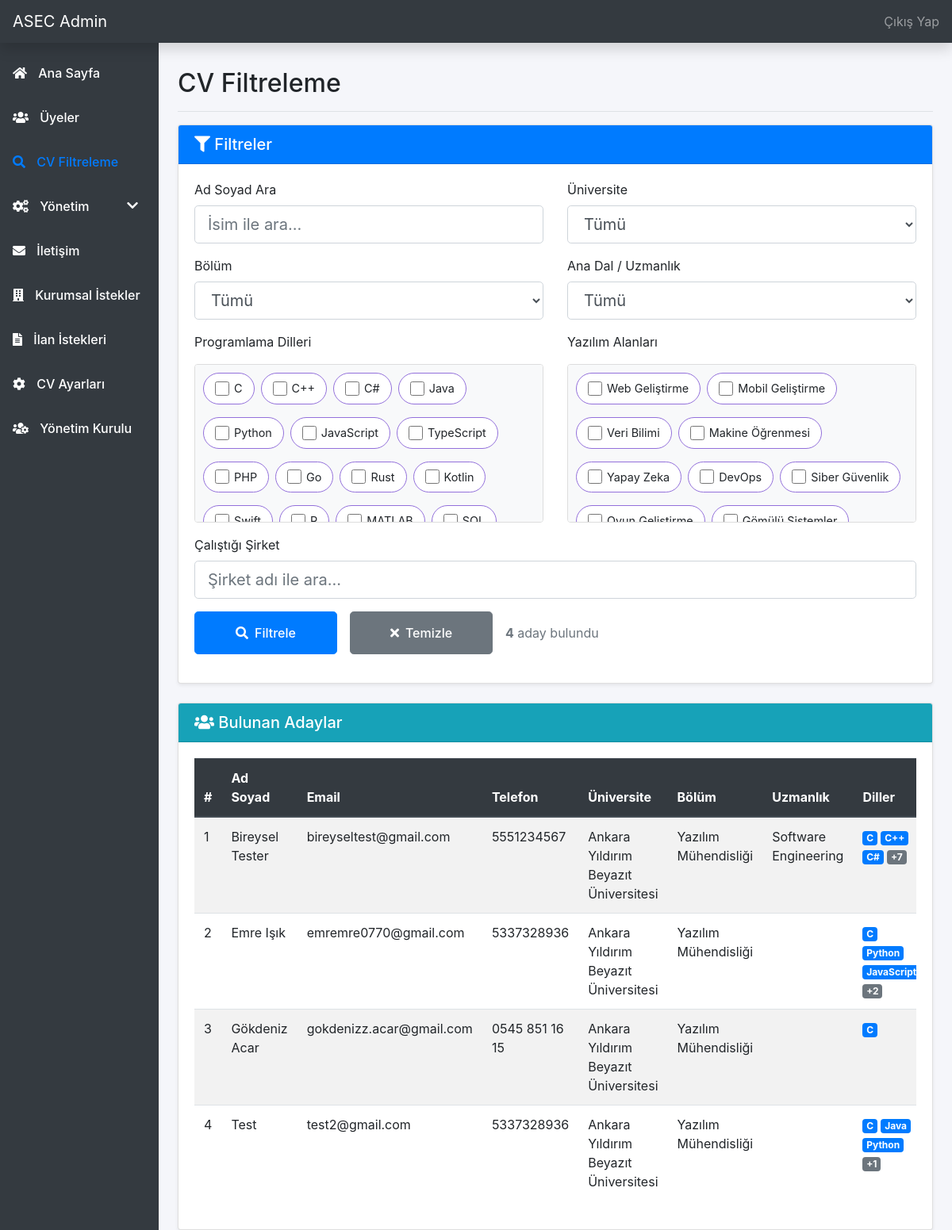
Screenshot of /admin/cv-filtrele.php (signed in) with the database file from the repository.
### tables this page shows
CREATE TABLE `users` (
  `id` int NOT NULL AUTO_INCREMENT,
  `name` varchar(100) NOT NULL,
  `phone` varchar(30) NOT NULL,
  `email` varchar(120) NOT NULL,
  `university` varchar(100) NOT NULL,
  `department` varchar(100) NOT NULL,
  `class` varchar(20) NOT NULL,
  `password` varchar(255) NOT NULL,
  `created_at` timestamp NOT NULL DEFAULT CURRENT_TIMESTAMP,
  `cv` varchar(255) DEFAULT NULL,
  `avatar` varchar(255) DEFAULT NULL,
  `birthdate` date DEFAULT NULL,
  `address` varchar(255) DEFAULT NULL,
  `bio` text,
  `instagram` varchar(120) DEFAULT NULL,
  `linkedin` varchar(120) DEFAULT NULL,
  `achievements` text,
  PRIMARY KEY (`id`),
  UNIQUE KEY `email` (`email`)
);

### src/admin/cv-filtrele.php (the view, shortened to what this page needs)
<?php
require_once '../db.php';
$pdo->exec('CREATE TABLE IF NOT EXISTS user_cv_profiles (
    id INT AUTO_INCREMENT PRIMARY KEY,
    user_id INT NOT NULL,
    major VARCHAR(255) DEFAULT NULL,
    languages TEXT DEFAULT NULL,
    software_fields TEXT DEFAULT NULL,
    companies TEXT DEFAULT NULL,
    cv_filename VARCHAR(255) DEFAULT NULL,
    created_at TIMESTAMP DEFAULT CURRENT_TIMESTAMP,
    updated_at TIMESTAMP DEFAULT CURRENT_TIMESTAMP ON UPDATE CURRENT_TIMESTAMP,
    UNIQUE KEY uniq_user (user_id)
) ENGINE=InnoDB DEFAULT CHARSET=utf8mb4 COLLATE=utf8mb4_unicode_ci');
$pdo->exec('CREATE TABLE IF NOT EXISTS cv_options (
    id INT AUTO_INCREMENT PRIMARY KEY,
    type ENUM("language", "software_field") NOT NULL,
    name VARCHAR(255) NOT NULL,
    display_order INT DEFAULT 0,
    is_active TINYINT(1) DEFAULT 1,
    created_at TIMESTAMP DEFAULT CURRENT_TIMESTAMP,
    updated_at TIMESTAMP DEFAULT CURRENT_TIMESTAMP ON UPDATE CURRENT_TIMESTAMP,
    UNIQUE KEY unique_type_name (type, name),
    INDEX idx_type (type),
    INDEX idx_display_order (display_order)
) ENGINE=InnoDB DEFAULT CHARSET=utf8mb4 COLLATE=utf8mb4_unicode_ci');
$languageOptions = $pdo->query('SELECT name FROM cv_options WHERE type = "language" AND is_active = 1 ORDER BY display_order ASC, name ASC')->fetchAll(PDO::FETCH_COLUMN);
$softwareFieldOptions = $pdo->query('SELECT name FROM cv_options WHERE type = "software_field" AND is_active = 1 ORDER BY display_order ASC, name ASC')->fetchAll(PDO::FETCH_COLUMN);
$selectedLanguages = $_GET['languages'] ?? [];
$selectedSoftwareFields = $_GET['software_fields'] ?? [];
$selectedCompany = trim($_GET['company'] ?? '');
$searchName = trim($_GET['search_name'] ?? '');
$whereConditions = [];
$params = [];
$whereConditions[] = "cv.cv_filename IS NOT NULL AND cv.cv_filename != ''";
$whereClause = !empty($whereConditions) ? "WHERE " . implode(" AND ", $whereConditions) : "";
$sql = "SELECT DISTINCT u.id, u.name, u.email, u.phone, u.university, u.department, u.class,
               u.linkedin, u.instagram, u.bio, u.achievements,
               cv.major, cv.languages, cv.software_fields, cv.companies, cv.cv_filename
        FROM users u
        INNER JOIN user_cv_profiles cv ON u.id = cv.user_id
        $whereClause
        ORDER BY u.name ASC";
$stmt = $pdo->prepare($sql);
$stmt->execute($params);
$candidates = $stmt->fetchAll();
?>
<?php include 'admin-header.php'; ?>
<?php include 'sidebar.php'; ?>
<main class="container-fluid">
    <div class="row">
        <div class="col-md-9 ml-sm-auto col-lg-10 px-md-4">
            <div class="d-flex justify-content-between flex-wrap flex-md-nowrap align-items-center pt-3 pb-2 mb-3 border-bottom">
                <h1 class="h2">CV Filtreleme</h1>
            </div>
            <div class="card shadow-sm mb-4">
                <div class="card-header bg-primary text-white">
                    <h5 class="mb-0"><i class="fas fa-filter"></i> Filtreler</h5>
                </div>
                <div class="card-body">
                    <form method="get" action="cv-filtrele.php">
                        <div class="row">
                            <div class="col-12 col-md-6 mb-3">
                                <label for="search_name">Ad Soyad Ara</label>
                                <input type="text" class="form-control form-control-lg" id="search_name" name="search_name"
                                       value="<?= htmlspecialchars($searchName) ?>" placeholder="İsim ile ara...">
                            </div>
                            <div class="col-12 col-md-6 mb-3">
                                <label for="university">Üniversite</label>
                                <select class="form-control form-control-lg" id="university" name="university">
                                    <option value="">Tümü</option>
                                </select>
                            </div>
                        </div>
                        <div class="row">
                            <div class="col-12 col-md-6 mb-3">
                                <label for="department">Bölüm</label>
                                <select class="form-control form-control-lg" id="department" name="department">
                                    <option value="">Tümü</option>
                                </select>
                            </div>
                            <div class="col-12 col-md-6 mb-3">
                                <label for="major">Ana Dal / Uzmanlık</label>
                                <select class="form-control form-control-lg" id="major" name="major">
                                    <option value="">Tümü</option>
                                </select>
                            </div>
                        </div>
                        <div class="row">
                            <div class="col-12 col-md-6 mb-3">
                                <label>Programlama Dilleri</label>
                                <div class="filter-chips">
                                    <?php foreach($languageOptions as $lang): ?>
                                        <label class="filter-chip">
                                            <input type="checkbox" name="languages[]" value="<?= htmlspecialchars($lang) ?>"
                                                   <?= in_array($lang, $selectedLanguages) ? 'checked' : '' ?>>
                                            <span><?= htmlspecialchars($lang) ?></span>
                                        </label>
                                    <?php endforeach; ?>
                                </div>
                            </div>
                            <div class="col-12 col-md-6 mb-3">
                                <label>Yazılım Alanları</label>
                                <div class="filter-chips">
                                    <?php foreach($softwareFieldOptions as $field): ?>
                                        <label class="filter-chip">
                                            <input type="checkbox" name="software_fields[]" value="<?= htmlspecialchars($field) ?>"
                                                   <?= in_array($field, $selectedSoftwareFields) ? 'checked' : '' ?>>
                                            <span><?= htmlspecialchars($field) ?></span>
                                        </label>
                                    <?php endforeach; ?>
                                </div>
                            </div>
                        </div>
                        <div class="row">
                            <div class="col-12 mb-3">
                                <label for="company">Çalıştığı Şirket</label>
                                <input type="text" class="form-control form-control-lg" id="company" name="company"
                                       value="<?= htmlspecialchars($selectedCompany) ?>" placeholder="Şirket adı ile ara...">
                            </div>
                        </div>
                        <div class="form-group d-flex flex-column flex-md-row align-items-md-center" style="gap: 16px;">
                            <button type="submit" class="btn btn-primary btn-lg" style="min-width: 180px; min-height: 54px; flex: 0 0 auto;">
                                <i class="fas fa-search mr-2"></i>Filtrele
                            </button>
                            <a href="cv-filtrele.php" class="btn btn-secondary btn-lg" style="min-width: 180px; min-height: 54px; flex: 0 0 auto;">
                                <i class="fas fa-times mr-2"></i>Temizle
                            </a>
                            <span class="text-muted text-center text-md-left mt-2 mt-md-0" style="flex: 1;">
                                <strong><?= count($candidates) ?></strong> aday bulundu
                            </span>
                        </div>
                    </form>
                </div>
            </div>
            <div class="card shadow-sm">
                <div class="card-header bg-info text-white">
                    <h5 class="mb-0"><i class="fas fa-users"></i> Bulunan Adaylar</h5>
                </div>
                <div class="card-body">
                    <?php if(empty($candidates)): ?>
                        <div class="alert alert-info">
                            <i class="fas fa-info-circle"></i> Kriterlerinize uygun aday bulunamadı.
                        </div>
                    <?php else: ?>
                        <div class="table-responsive">
                            <table class="table table-striped table-hover">
                                <thead class="thead-dark">
                                    <tr>
                                        <th>#</th>
                                        <th>Ad Soyad</th>
                                        <th>Email</th>
                                        <th>Telefon</th>
                                        <th>Üniversite</th>
                                        <th>Bölüm</th>
                                        <th>Uzmanlık</th>
                                        <th>Diller</th>
                                    </tr>
                                </thead>
                                <tbody>
                                    <?php $i = 1; foreach($candidates as $candidate): ?>
                                        <tr>
                                            <td><?= $i++ ?></td>
                                            <td><?= htmlspecialchars($candidate['name']) ?></td>
                                            <td><?= htmlspecialchars($candidate['email']) ?></td>
                                            <td><?= htmlspecialchars($candidate['phone']) ?></td>
                                            <td><?= htmlspecialchars($candidate['university'] ?? '-') ?></td>
                                            <td><?= htmlspecialchars($candidate['department'] ?? '-') ?></td>
                                            <td><?= htmlspecialchars($candidate['major'] ?? '-') ?></td>
                                            <td>
                                                <?php if(!empty($candidate['languages'])): ?>
                                                    <?php foreach(array_slice($candidate['languages'], 0, 3) as $lang): ?>
                                                        <span class="badge badge-primary"><?= htmlspecialchars($lang) ?></span>
                                                    <?php endforeach; ?>
                                                    <?php if(count($candidate['languages']) > 3): ?>
                                                        <span class="badge badge-secondary">+<?= count($candidate['languages']) - 3 ?></span>
                                                    <?php endif; ?>
                                                <?php else: ?>
                                                    <span class="text-muted">-</span>
                                                <?php endif; ?>
                                            </td>
                                        </tr>
                                    <?php endforeach; ?>
                                </tbody>
                            </table>
                        </div>
                    <?php endif; ?>
                </div>
            </div>
        </div>
    </div>
</main>
</body>
</html>

### src/admin/admin-header.php (style rules this page uses)
body { background: #f5f6fa; }
.container, main { margin-left: 240px; padding-top: 70px; }

### src/admin/cv-filtrele.php (style rules this page uses)
.form-group .btn-lg { display: inline-flex; align-items: center; justify-content: center; padding: 14px 24px; font-size: 1rem; font-weight: 500; }
.filter-chips { display: flex; flex-wrap: wrap; gap: 8px; margin-top: 8px; max-height: 200px; overflow-y: auto; padding: 10px; border: 1px solid #ddd; border-radius: 4px; background: #f8f9fa; }
.filter-chip { display: inline-flex; align-items: center; padding: 8px 14px; background: #fff; border: 1px solid #9370db; border-radius: 20px; cursor: pointer; transition: all 0.3s ease; font-size: 0.9rem; white-space: nowrap; }
.filter-chip input[type="checkbox"] { margin-right: 6px; cursor: pointer; width: 18px; height: 18px; }

### rows the page displays
users: name "Bireysel Tester", email "bireyseltest@gmail.com", phone "5551234567", university "Ankara Yıldırım Beyazıt Üniversitesi", department "Yazılım Mühendisliği", major "Software Engineering", lang "C", lang "C++", lang "C#", count($candidate['languages']) - 3 "7"
users: name "Emre Işık", email "emremre0770@gmail.com", phone "5337328936", university "Ankara Yıldırım Beyazıt Üniversitesi", department "Yazılım Mühendisliği", lang "C", lang "Python", lang "JavaScript", count($candidate['languages']) - 3 "2"
users: name "Gökdeniz Acar", email "gokdenizz.acar@gmail.com", phone "0545 851 16 15", university "Ankara Yıldırım Beyazıt Üniversitesi", department "Yazılım Mühendisliği", lang "C"
users: name "Test", email "test2@gmail.com", phone "5337328936", university "Ankara Yıldırım Beyazıt Üniversitesi", department "Yazılım Mühendisliği", lang "C", lang "Java", lang "Python", count($candidate['languages']) - 3 "1"

### other values shown
$lang "C"
$lang "C++"
$lang "C#"
$lang "Java"
$lang "Python"
$lang "JavaScript"
$lang "TypeScript"
$lang "PHP"
$lang "Go"
$lang "Rust"
$lang "Kotlin"
$field "Web Geliştirme"
$field "Mobil Geliştirme"
$field "Veri Bilimi"
$field "Makine Öğrenmesi"
